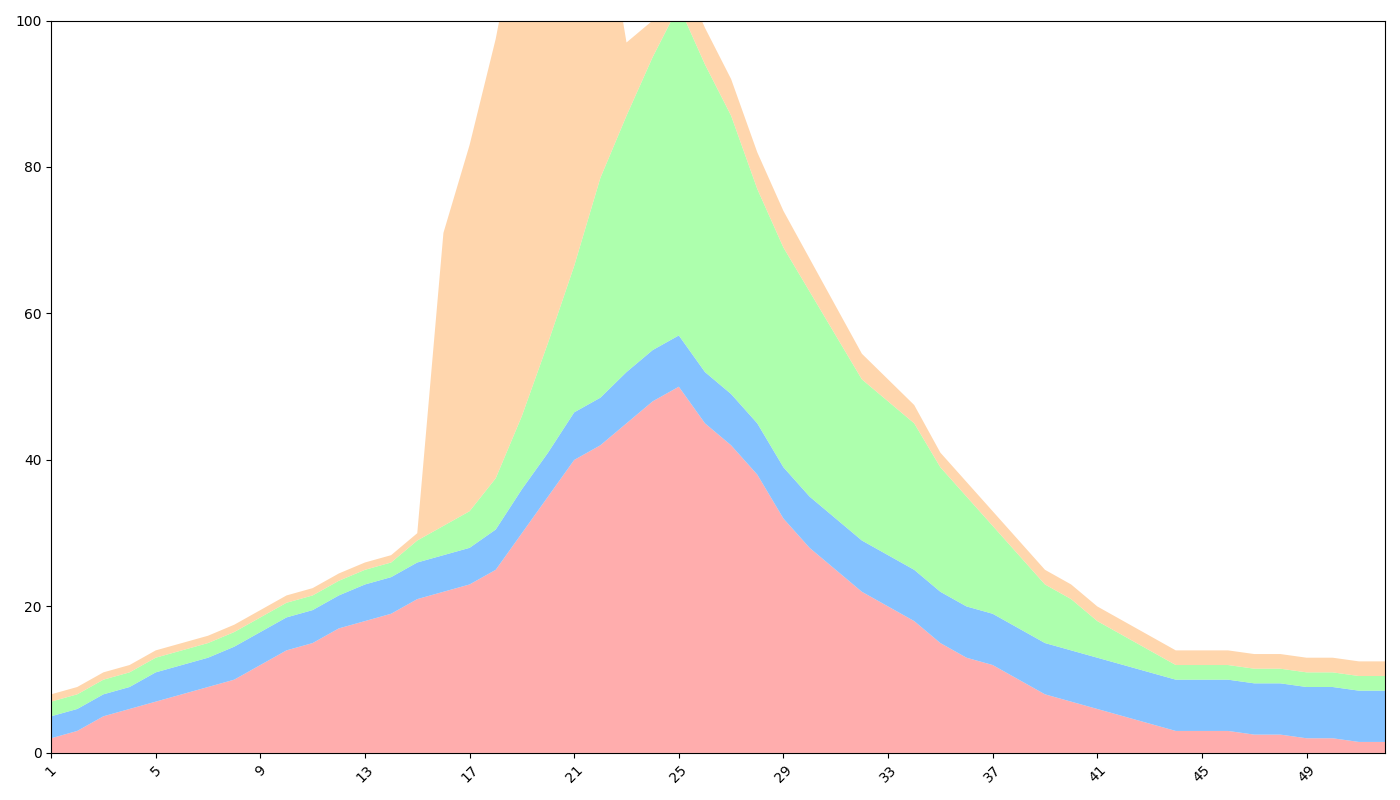

This figure's Python source:
import matplotlib.pyplot as plt
import numpy as np

weeks = np.arange(1, 53)

sales_apples = [2, 3, 5, 6, 7, 8, 9, 10, 12, 14, 15, 17, 18, 19, 21, 22, 23, 25, 30, 35, 40, 42, 45, 48, 50, 45, 42, 38, 32, 28, 25, 22, 20, 18, 15, 13, 12, 10, 8, 7, 6, 5, 4, 3, 3, 3, 2.5, 2.5, 2, 2, 1.5, 1.5]
sales_bananas = [3, 3, 3, 3, 4, 4, 4, 4.5, 4.5, 4.5, 4.5, 4.5, 5, 5, 5, 5, 5, 5.5, 6, 6, 6.5, 6.5, 7, 7, 7, 7, 7, 7, 7, 7, 7, 7, 7, 7, 7, 7, 7, 7, 7, 7, 7, 7, 7, 7, 7, 7, 7, 7, 7, 7, 7, 7]
sales_cherries = [2, 2, 2, 2, 2, 2, 2, 2, 2, 2, 2, 2, 2, 2, 3, 4, 5, 7, 10, 15, 20, 30, 35, 40, 45, 42, 38, 32, 30, 28, 25, 22, 21, 20, 17, 15, 12, 10, 8, 7, 5, 4, 3, 2, 2, 2, 2, 2, 2, 2, 2, 2]
sales_dates = [1, 1, 1, 1, 1, 1, 1, 1, 1, 1, 1, 1, 1, 1, 1, 40, 50, 60, 70, 80, 60, 40, 10, 5, 5, 5, 5, 5, 5, 4.5, 4, 3.5, 3, 2.5, 2, 2, 2, 2, 2, 2, 2, 2, 2, 2, 2, 2, 2, 2, 2, 2, 2, 2]

sales_data = np.vstack([sales_apples, sales_bananas, sales_cherries, sales_dates])

colors = ['#ff9999', '#66b3ff', '#99ff99', '#ffcc99']

fig, ax = plt.subplots(figsize=(14, 8))

ax.stackplot(weeks, sales_data, colors=colors, alpha=0.8)

ax.set_xticks(np.arange(1, 53, 4))
ax.set_xlim(1, 52)
ax.set_ylim(0, 100)

plt.xticks(rotation=45)
plt.tight_layout()
plt.show()
